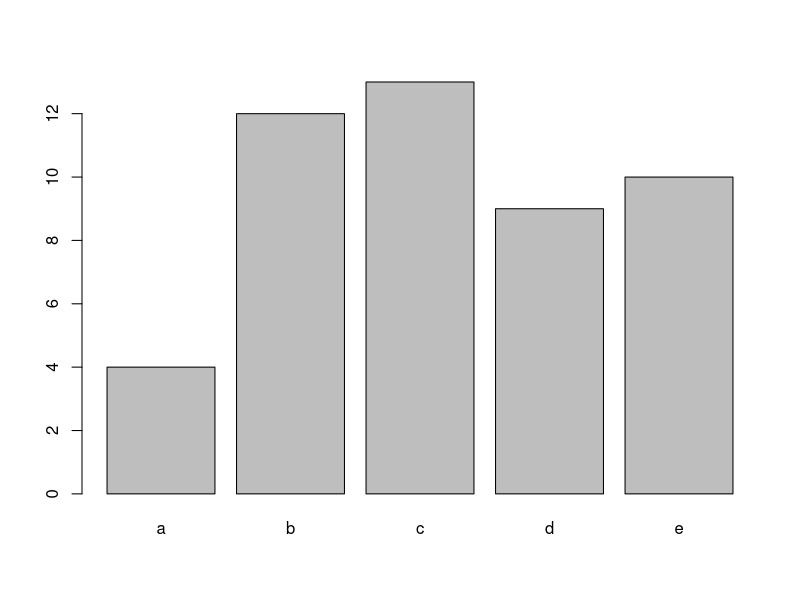
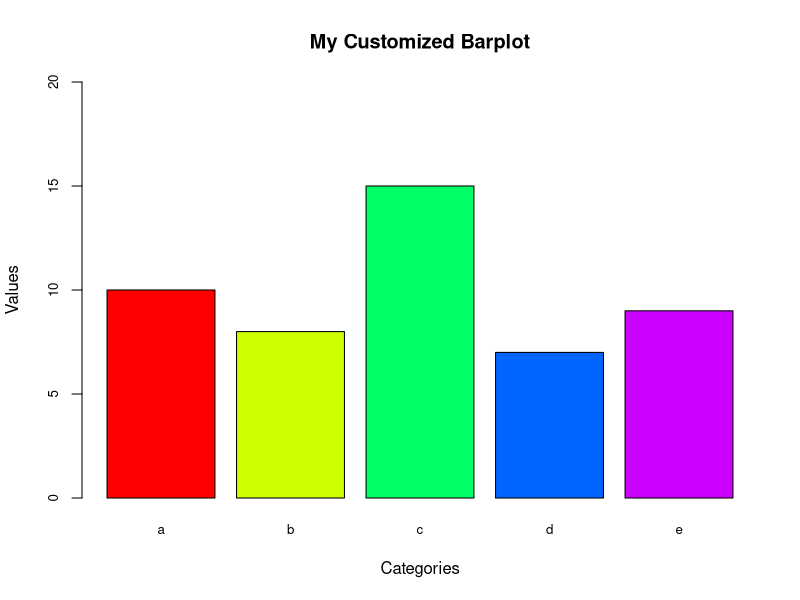
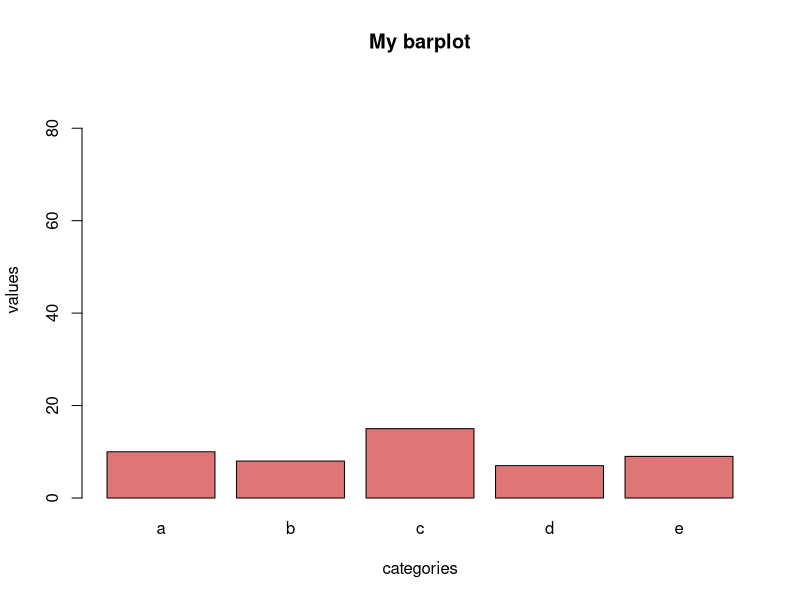
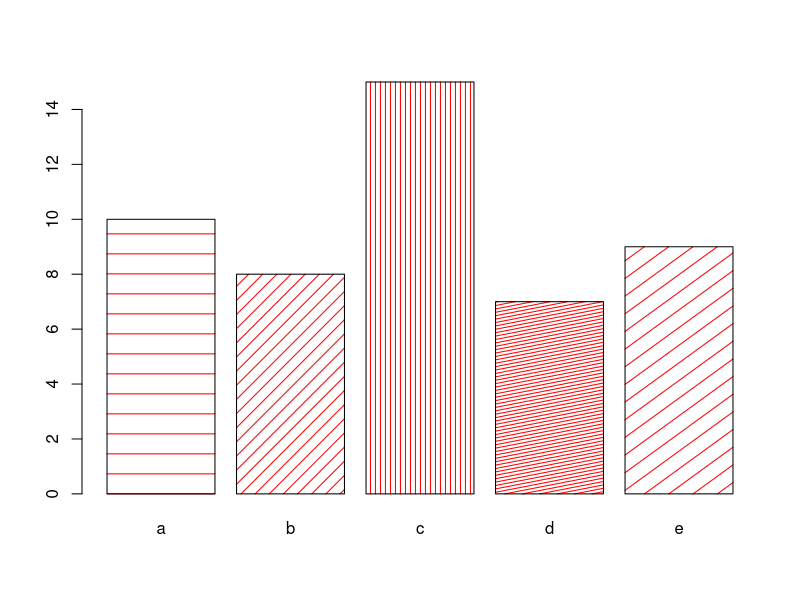

Reproduce these figures in R, in order.
## ---- chunk 1
# create dummy data
data <- data.frame(
  name=letters[1:5],
  value=sample(seq(4,15),5)
)

# The most basic barplot you can do:
barplot(height=data$value, names=data$name)
## ---- chunk 2
# create dummy data
data <- data.frame(
  name=letters[1:5],
  value=sample(seq(4,15),5)
)
# Generate a vector of colors
colors <- rainbow(length(data$value))

# Barplot with individual colors, modified text size
barplot(height=data$value, names=data$name, 
        col=colors,  # Using the generated colors
        xlab="Categories", 
        ylab="Values", 
        main="My Customized Barplot", 
        ylim=c(0, 20),  # Adjusted according to your data
        cex.names=0.8,  # Adjust category name size
        cex.axis=0.8,   # Adjust axis text size
        cex.lab=1.0     # Adjust label size
)

# Uniform color
barplot(height=data$value, names=data$name, 
        col=rgb(0.8,0.1,0.1,0.6,0.8),
        xlab="categories", 
        ylab="values", 
        main="My barplot", 
        ylim=c(0,90)
        )
# barplot
barplot( height=data$value, names=data$name , density=c(5,10,20,30,7) , angle=c(0,45,90,11,36) , col="Red"   )
